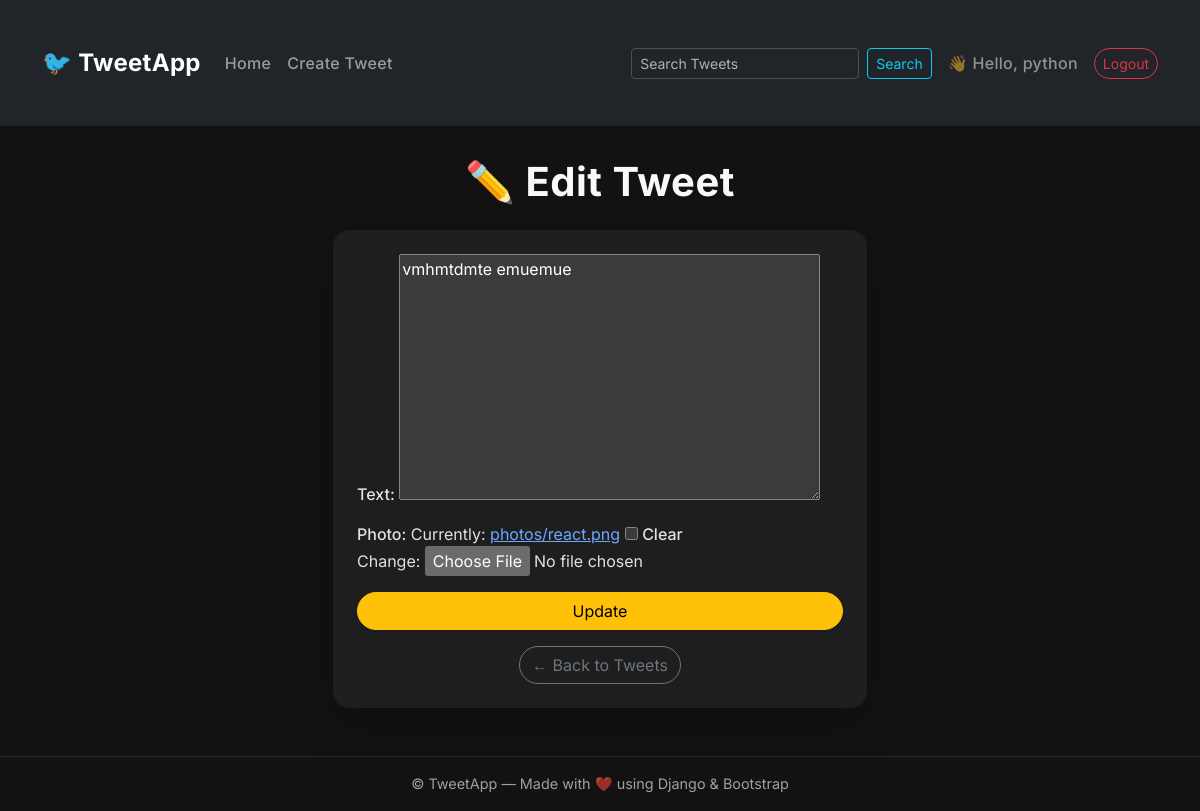
Page /tweet/9/edit/ (signed in) on the earlier database version.
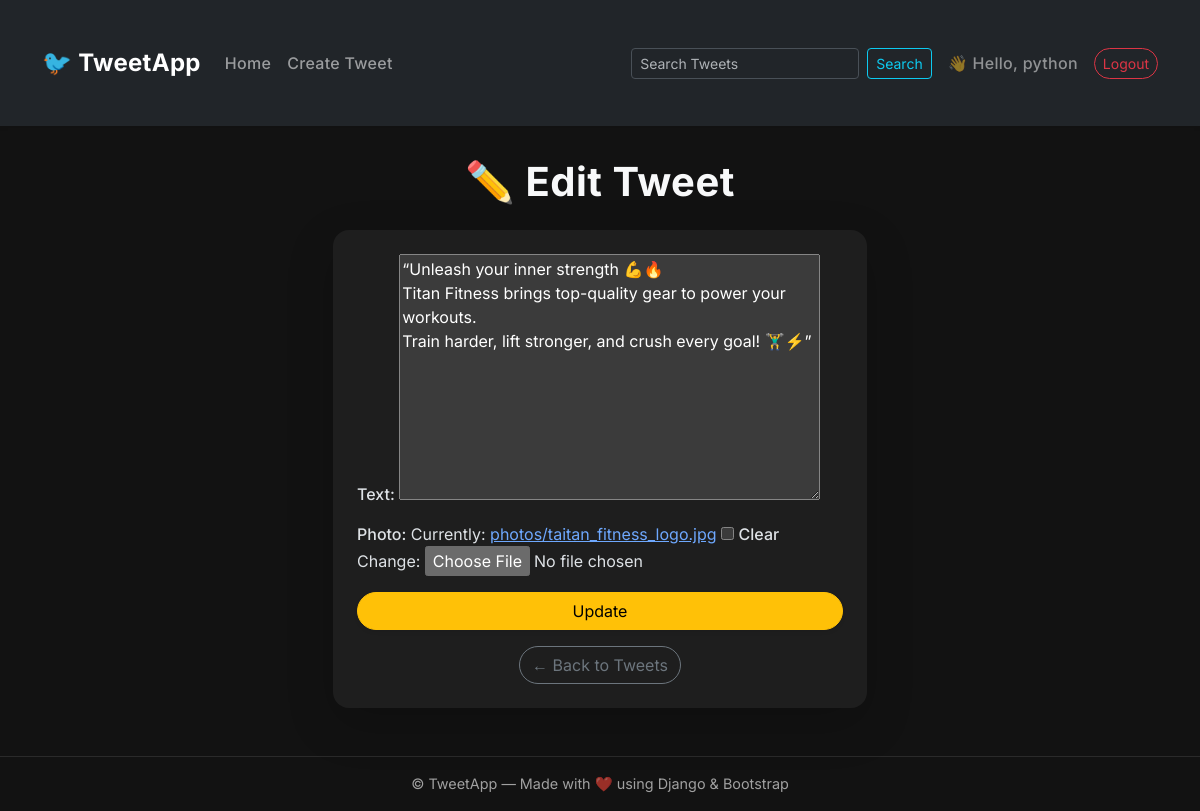
Same page on the later database version.
### tweet/models.py (models this page shows, shortened)
class Tweet(models.Model):
    user = models.ForeignKey(User, on_delete=models.CASCADE)
    text = models.TextField(max_length=280)
    photo = models.ImageField(upload_to='photos/', blank=True, null=True)
    created_at = models.DateTimeField(auto_now_add=True)
    updated_at = models.DateTimeField(auto_now=True)

### tweet/views.py (the view)
# urls.py: path("<int:tweet_id>/edit/", views.tweet_edit, name="tweet_edit"),
@login_required
def tweet_edit(request, tweet_id):
    tweet = get_object_or_404(Tweet, id=tweet_id, user=request.user)
    if request.method == 'POST':
        form = TweetForm(request.POST, request.FILES, instance=tweet)
        if form.is_valid():
            form.save()
            return redirect('tweet_list')
    else:
        form = TweetForm(instance=tweet)
    return render(request, 'tweet_form.html', {'form': form})

### tweet/forms.py
class TweetForm(forms.ModelForm):
    class Meta:
        model = Tweet
        fields = ['text', 'photo']

### tweet/templates/tweet_form.html (shortened to what this page needs)
{% extends "layout.html" %}
{% block content %}
<div class="container mt-4">
  <h1 class="text-center mb-4 fw-bold">
    {% if form.instance.pk %}
      ✏️ Edit Tweet
    {% else %}
      📝 Create Tweet
    {% endif %}
  </h1>
  <div class="row justify-content-center">
    <div class="col-md-8 col-lg-6">
      <div class="card shadow-lg rounded-4 border-0">
        <div class="card-body p-4">
          <form method="post" enctype="multipart/form-data">
            {{ form.as_p }}
            <button
              type="submit"
              class="btn btn-warning w-100 rounded-pill shadow-sm"
            >
              {% if form.instance.pk %}
                Update
              {% else %}
                Submit
              {% endif %}
            </button>
          </form>
          <div class="text-center mt-3">
            <a
              href="{% url 'tweet_list' %}"
              class="btn btn-outline-secondary rounded-pill"
            >
              ← Back to Tweets
            </a>
          </div>
        </div>
      </div>
    </div>
  </div>
</div>
{% endblock %}

### templates/layout.html (shortened to what this page needs)
<!DOCTYPE html>
<html lang="en" data-bs-theme="dark">
<head>
    <link href="https://cdn.jsdelivr.net/npm/bootstrap@5.3.2/dist/css/bootstrap.min.css" rel="stylesheet">
</head>
<body>
    <nav class="navbar navbar-expand-lg navbar-dark bg-dark shadow-sm sticky-top">
        <div class="container">
            <a class="navbar-brand fw-bold fs-4" href="{% url 'tweet_list' %}">🐦 TweetApp</a>
            <div class="collapse navbar-collapse" id="navbarNav">
                <ul class="navbar-nav me-auto mb-2 mb-lg-0">
                    <li class="nav-item">
                        <a class="nav-link {% if request.resolver_match.url_name == 'tweet_list' %}active{% endif %}"
                           href="{% url 'tweet_list' %}">Home</a>
                    </li>
                    <li class="nav-item">
                        <a class="nav-link {% if request.resolver_match.url_name == 'tweet_create' %}active{% endif %}"
                           href="{% url 'tweet_create' %}">Create Tweet</a>
                    </li>
                </ul>
                <form class="d-flex me-3" role="search">
                    <input class="form-control form-control-sm me-2" type="search" placeholder="Search Tweets" aria-label="Search">
                    <button class="btn btn-outline-info btn-sm" type="submit">Search</button>
                </form>
                {% if user.is_authenticated %}
                    <span class="navbar-text me-3 text-white-50">
                        👋 Hello, {{ user.username }}
                    </span>
                    <form method="post" action="{% url 'logout' %}" class="d-inline">
                        <button class="btn btn-outline-danger btn-sm rounded-pill">Logout</button>
                    </form>
                {% else %}
                    <a href="{% url 'register' %}" class="btn btn-outline-primary btn-sm rounded-pill me-2">Register</a>
                    <a href="{% url 'login' %}" class="btn btn-outline-success btn-sm rounded-pill">Login</a>
                {% endif %}
            </div>
        </div>
    </nav>
    <div class="container">
        {% block content %}
        {% endblock %}
    </div>
    <footer>
        &copy; {{ now|date:"Y" }} TweetApp — Made with ❤️ using Django & Bootstrap
    </footer>
</body>
</html>

### templates/layout.html (style rules this page uses)
body { font-family: "Inter", sans-serif; background-color: #121212; color: #f8f9fa; }
.navbar { font-weight: 500; letter-spacing: 0.3px; }
.nav-link { transition: color 0.2s ease-in-out; }
.container { margin-top: 2rem; margin-bottom: 2rem; }
footer { margin-top: 3rem; padding: 1rem 0; text-align: center; font-size: 0.9rem; color: rgba(255,255,255,0.6); border-top: 1px solid rgba(255,255,255,0.1); }

### tweet/templates/tweet_form.html (style rules this page uses)
h1 { font-family: "Inter", sans-serif; letter-spacing: 0.5px; }
.card { background-color: #1e1e1e; border: 1px solid rgba(255, 255, 255, 0.1); }
.card-body { animation: fadeIn 0.4s ease-in-out; }
form p { margin-bottom: 1rem; }
form label { font-weight: 500; }

Differences in the rows shown:
changed Tweet: text "vmhmtdmte emuemue" → "“Unleash your inner strength 💪🔥 Titan Fitness brings top-quality gear to power your workouts. Train harder, lift stronger, and crush every goal! 🏋️‍♂️⚡”"
Other differences:
text no longer shown: "Text: Photo: Currently: photos/react.png Clear Change:"
text now shown: "Text: Photo: Currently: photos/taitan_fitness_logo.jpg Clear Change:"
